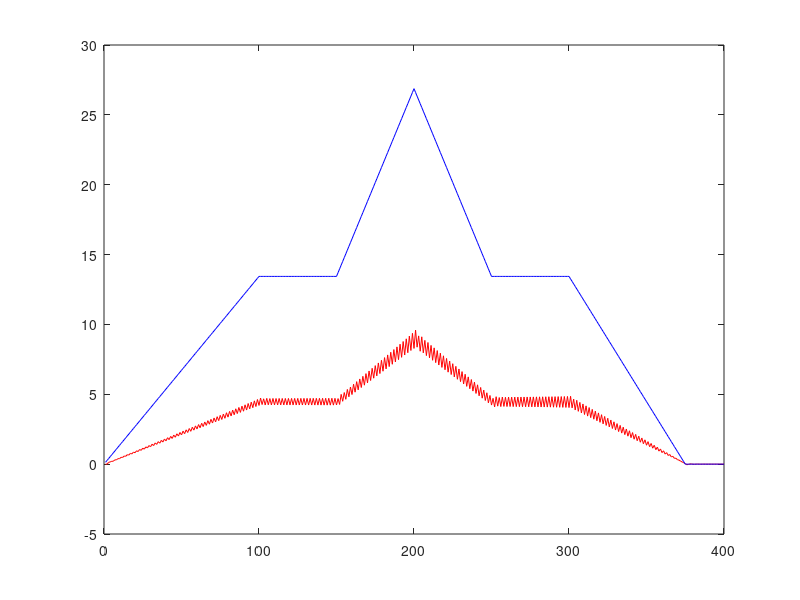

Source code (MATLAB):
% Homework #9

% Initialization 

clc;
clear all;
close all;
m = 1600;  % Mass in Kg
Fe = 1385;  % Max. Engine Force in N
Cd = 0.48;  % Aerodynamic drag coefficient in N-s/m
Vmax = 53.75; % Max. vehicle speed in m/s

% Reference speed to be tracked over [0,400]
for t=1:100
    r(t) = Vmax*t/(4*100);
end
r(101:150) = Vmax/4;
for t = 151:200
    r(t) = Vmax/4*(1 + (t-150)/50) ;
end
for t = 201:250
    r(t) = Vmax/2*(1 - (t-200)/100);
end
r(251:300) = Vmax/4;
for t = 301:375
    r(t) = Vmax/4*(1 - (t-300)/75);
end
r(376:400) = 0;

% Initializing q,r,k
q = 1;
s = zeros(1,400);
R = 1;
a = -Cd/m;
b = Fe/m;
t = 400;
dt = 1;
x = zeros(1,400);
v = zeros(1,400);
% Defining Control system Backward in Time
for i = t:-dt:2
    s(i-1) = 2*a*s(i) -  b^2*s(i)^2/R + q;
    v(i-1) = (a-b^2*s(i)/R)*v(i) + q*r(i);
end

for i = 1:dt:t-2
    k(i) = b*s(i)/R;
    u(i) = -k(i)*x(i) + b*v(i)/R;
    x(i+2) = -a*(x(i+1)^2) + b*u(i);
end
n = 1:1:400;
figure
plot(n,x,'-r',n,r,'-b')



